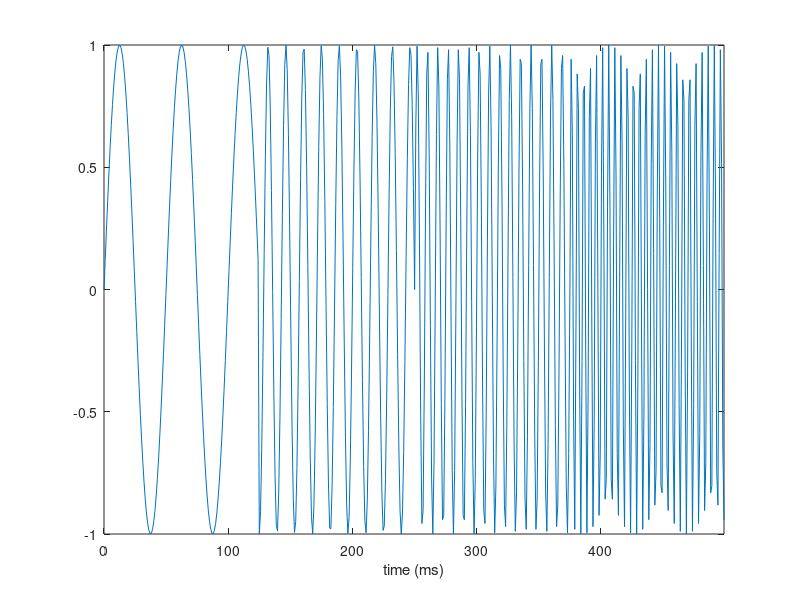
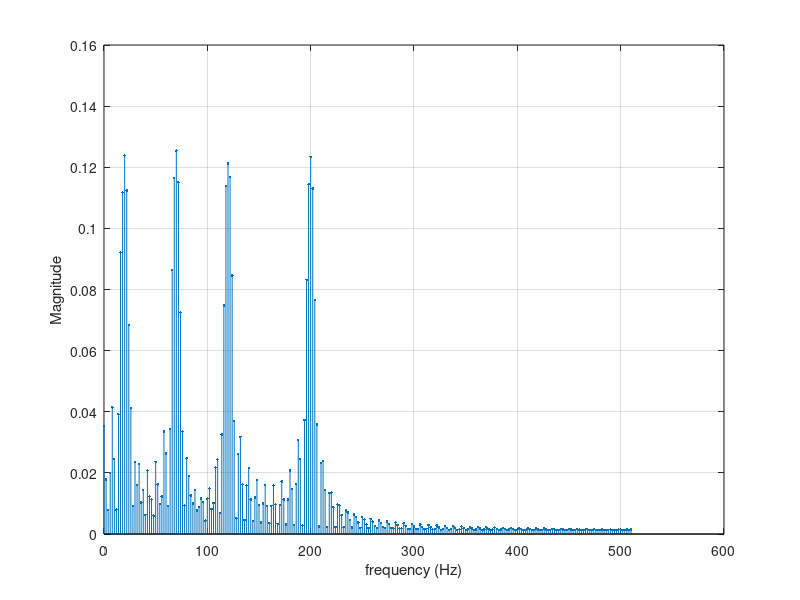

Write the MATLAB code that produced these figures, in order.

clear
close all
N=512;
Fs= 1024;       % sample frequecy
t= (0:N-1)/Fs;

f=[20 70 120 200];
x = [];                       % Signal
seg = length(f);               % Number of signal's segments
nseg = N/seg;                  % Size of each signal's segment
wf = 2*pi*f;                    % Angular frequency
% Create the signal
for i = 1:seg
  tseg = (1:nseg) + (i-1)*nseg;
  x = [x , sin(wf(i)*t(tseg))];
end
plot(1000*t,x)
axis tight
xlabel('time (ms)')
%pause


X = fft(x);                    % DFT of x
%Pxx = X.*conj(X)/N;            % Periodogram
%PSD = Pxx/N;                   % Power Spectrum Density
%P= sum(PSD);                % Total power

f = (0:N-1)*Fs/N;             % Frequency vector
figure();
stem(f(1:N/2),abs(X(1:N/2))/N,'.'); %half linear spectrum 
%stem(f(1:N/2),PSD(1:N/2),'.');
%title('Magnitude');
ylabel('Magnitude');
%set(gca,'XTick',[20 70 120 200]);
xlabel('frequency (Hz)');
grid
%axis([0 N/2 0 max(PSD)])
